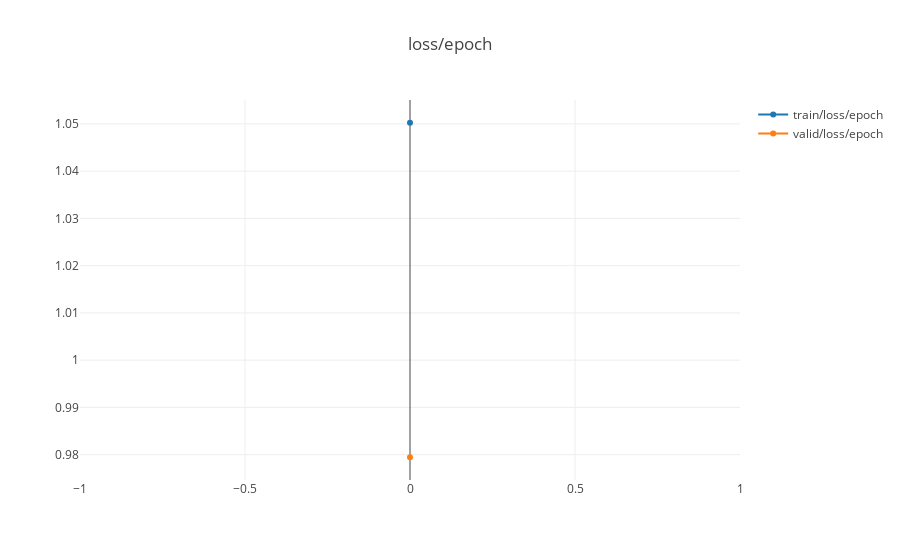

Source (notebook cell):
### Markdown cell above
### Visualization

### Code cell
from catalyst.dl.utils import UtilsFactory
# you can use plotly and tensorboard to plot metrics inside jupyter
# by default it only plots loss
# not sure if it correctly works in Colab
UtilsFactory.plot_metrics(logdir=logdir)

### Figure 1 — Plotly figure (JSON) as saved in the notebook; plotly's stock layout.template omitted (floating-point values rounded to 4 significant figures)
{"data": [{"name": "train/loss/epoch", "type": "scatter", "uid": "af9e271d-2af7-4fcc-8edb-3b94c0f1aed0", "x": [0], "y": [1.05]}, {"name": "valid/loss/epoch", "type": "scatter", "uid": "69d703e8-df4e-4a6d-a63c-513770b20452", "x": [0], "y": [0.9795]}], "layout": {"title": {"text": "loss/epoch"}, "yaxis": {"hoverformat": ".5f"}}}
